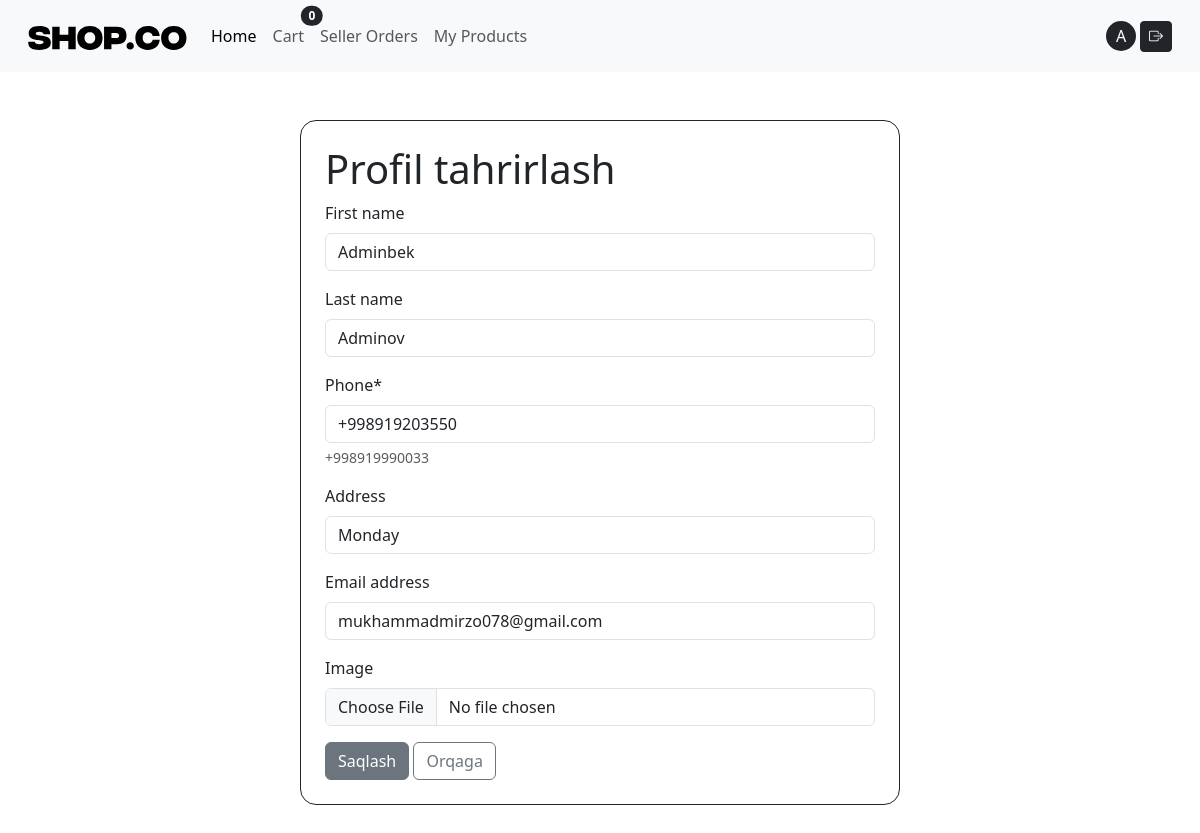
The page /accounts/profile-edit/ (signed in) on the database its author committed.
### cart/models.py (models this page shows, shortened)
class Cart(models.Model):
   user = models.OneToOneField(settings.AUTH_USER_MODEL, on_delete=models.CASCADE, related_name='cart')
   created_at = models.DateField(auto_now_add=True)
   updated_at = models.DateField(auto_now=True)
   def total_qty(self):
       return sum(item.qty for item in self.items.all())

### accounts/models.py (models this page shows, shortened)
class User(AbstractUser):
    class Role(models.TextChoices):
        BUYER = "BUYER", "Buyer"
        SELLER = "SELLER", "Seller"
    role = models.CharField(
        max_length=10,
        choices=Role.choices,
        default=Role.BUYER
    )
    image = models.ImageField(upload_to="avatars/", blank=True, null=True)
    phone = models.CharField(max_length=13, help_text="+998919990033")
    address = models.CharField(max_length=255, blank=True)

### accounts/views.py (the view, shortened to what this page needs)
# urls.py: path("profile-edit/", views.ProfileUpdateView.as_view(), name="profile_edit"),
class ProfileUpdateView(LoginRequiredMixin, UpdateView):
    model = User
    form_class = ProfileForm
    template_name = 'accounts/profile_edit.html'
    success_url = reverse_lazy("profile_detail")
    def get_object(self):
        return self.request.user

### accounts/forms.py
class ProfileForm(forms.ModelForm):
    class Meta:
        model = User
        fields = ( 'first_name', "last_name", "phone", 'address', "email", "image")

### cart/context_processors.py (called while the page is built)
def cart(request):
    if request.user.is_authenticated:
        cart, _ = Cart.objects.get_or_create(user=request.user)
        return {'cart': cart}
    return {'cart': None}

### templates/accounts/profile_edit.html (shortened to what this page needs)
{% extends 'base.html' %}
{% load crispy_forms_tags %}
{%block content %}
<div class="container border border-dark rounded rounded-4 p-4 my-5 col-6">
        <h1>Profil tahrirlash</h1>
        <form method="post" enctype="multipart/form-data">
            {{ form | crispy}}
            <button class="btn btn-secondary" >Saqlash</button>
            <a class="btn btn-outline-secondary" href="{% url 'profile_detail' %}">Orqaga</a>
        </form>
</div>
{%endblock content %}

### templates/includes/navbar.html (shortened to what this page needs)
{% load static %}
<nav class="navbar navbar-expand-lg bg-body-tertiary p-3">
  <div class="container-fluid">
    <a class="navbar-brand" href="/"><img src="{% static 'images/logo.svg' %}" alt=""/></a>
    <div class="collapse navbar-collapse" id="navbarSupportedContent">
      <ul class="navbar-nav me-auto mb-2 mb-lg-0">
        <li class="nav-item">
          <a class="nav-link active" aria-current="page" href="/">Home</a>
        </li>
        <li class="nav-item">
          <a href="{% url 'cart_detail' %}" class="nav-link position-relative btn btn-sm ">
  Cart
  <span class="position-absolute top-0 start-100 translate-middle badge rounded-pill bg-dark">
     {{ cart.total_qty }}
  </span>
</a>
        </li>
        <li class="nav-item">
          {% if request.user.is_authenticated %}
 {% if request.user.role == "SELLER" %}
   <a class="nav-link" href="{% url 'seller_order_items' %}">Seller Orders</a>
 {% endif %}
{% endif %}
        </li>
        <li class="nav-item">
          {% if request.user.is_authenticated and request.user.role == "SELLER" %}
<a class="nav-link" href="{% url 'seller_products' %}">
My Products
</a>
{%endif %}
</li>
      </ul>
      {% if user.is_authenticated %}
        <a style="width: 30px; height:30px;" class="text-decoration-none d-flex align-items-center justify-content-center bg-dark text-white rounded rounded-circle me-1"  href="{% url 'profile_detail' %}">{{ user.username|slice:1|title }}</a>
      <form method="post" action="{% url 'logout' %}">
        <button class="btn btn-dark btn-sm"><i class="bi bi-box-arrow-right"></i></button>
      </form>
      {% else %}
      <a class="btn btn-dark rounded rounded-pill me-1" href="{% url 'signup' %}">Ro'yxatdan o'tish</a>
      <a class="btn btn-dark rounded rounded-pill" href="{% url 'login' %}">Kirish</a>
      {% endif %}
    </div>
  </div>
</nav>

### rows shown on the page
Cart: total_qty "0"
User: username "A", first_name "Adminbek", last_name "Adminov", phone "+998919203550", address "Monday", email "mukhammadmirzo078@gmail.com"
